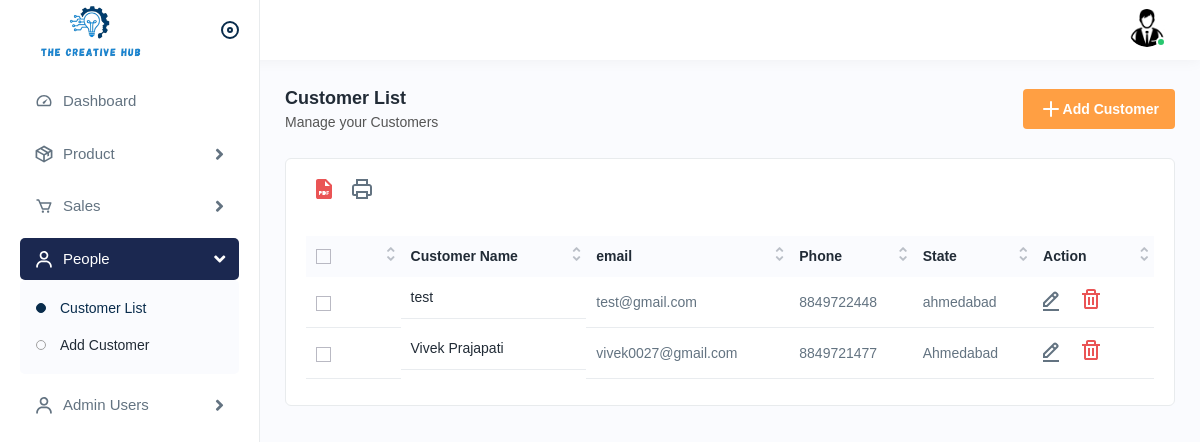
Page /admin/customerlist.php (signed in) on the earlier database version.
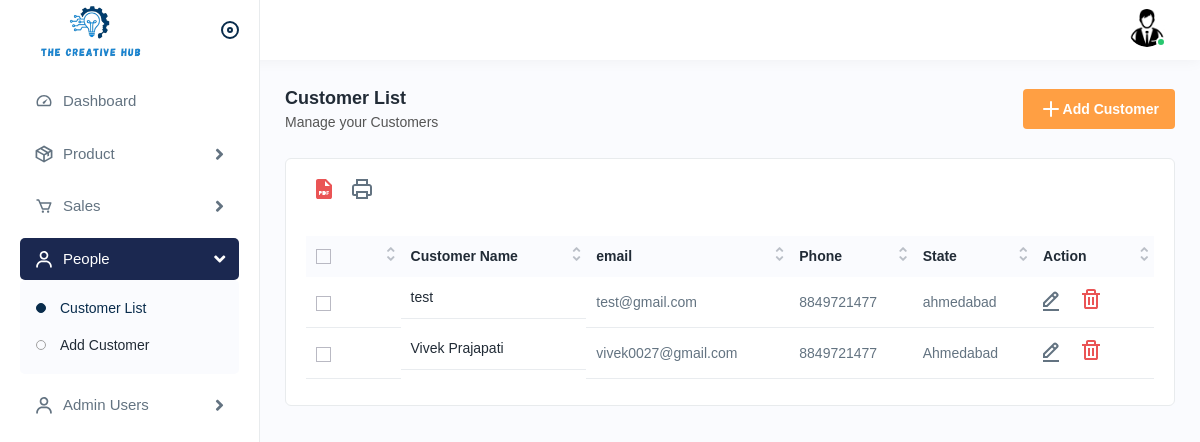
Same page on the later database version.
### tables this page shows
CREATE TABLE `customer` (
  `customer_id` int(11) NOT NULL,
  `user_id` int(11) DEFAULT NULL,
  `name` varchar(255) NOT NULL,
  `address` varchar(255) NOT NULL,
  `city` varchar(100) NOT NULL,
  `state` varchar(100) NOT NULL,
  `pincode` varchar(20) NOT NULL,
  `card_name` varchar(255) NOT NULL,
  `card_number` varchar(20) NOT NULL,
  `exp_month` varchar(20) NOT NULL,
  `exp_year` varchar(4) NOT NULL,
  `cvv` varchar(4) NOT NULL,
  `email` varchar(100) NOT NULL,
  `mobile_number` varchar(15) NOT NULL
);

### admin/customerlist.php (the view, shortened to what the changed rows need)
<?php
require_once 'admin-check.php';
$customer_query = "SELECT * FROM customer";
$result = mysqli_query($conn, $customer_query);
if ($result && mysqli_num_rows($result) > 0) {
    $customers = mysqli_fetch_all($result, MYSQLI_ASSOC);
} else {
    $customers = [];
}
?>
<!DOCTYPE html>
<html lang="en">
  <head>
    <link rel="stylesheet" href="assets/css/bootstrap.min.css" />
    <link rel="stylesheet" href="assets/css/animate.css" />
    <link rel="stylesheet" href="assets/plugins/select2/css/select2.min.css" />
    <link rel="stylesheet" href="assets/css/bootstrap-datetimepicker.min.css" />
    <link rel="stylesheet" href="assets/css/dataTables.bootstrap4.min.css" />
    <link
      rel="stylesheet"
      href="assets/plugins/fontawesome/css/fontawesome.min.css"
    />
    <link rel="stylesheet" href="assets/plugins/fontawesome/css/all.min.css" />
    <link rel="stylesheet" href="assets/css/style.css" />
  </head>
  <body>
    <div class="main-wrapper">
      <div class="page-wrapper">
        <div class="content">
          <div class="card">
            <div class="card-body">
              <div class="table-responsive">
                <table class="table datanew" id="subcategoryTable">
                  <thead>
                    <tr>
                      <th>
                        <label class="checkboxs">
                          <span class="checkmarks"></span>
                        </label>
                      </th>
                      <th>Customer Name</th>
                      <th>email</th>
                      <th>Phone</th>
                      <th>State</th>
                      <th>Action</th>
                    </tr>
                  </thead>
                  <tbody>
                  <?php if (!empty($customers)): ?>
                    <?php foreach ($customers as $customer): ?>
                      <tr>
                        <td>
                          <label class="checkboxs">
                            <span class="checkmarks"></span>
                          </label>
                        </td>
                        <td class="productimgname">
                          <a href="javascript:void(0);"><?php echo htmlspecialchars($customer['name']); ?></a>
                        </td>
                        <td><?php echo htmlspecialchars($customer['email']); ?></td>
                        <td><?php echo htmlspecialchars($customer['mobile_number']); ?></td>
                        <td><?php echo htmlspecialchars($customer['city']); ?></td>
                        <td>
                          <a class="me-3" href="editcustomer.php?id=<?php echo $customer['user_id']; ?>">
                            <img src="assets/img/icons/edit.svg" alt="img" />
                          </a>
                          <a class="me-3 confirm-text" href="deletecustomer.php?id=<?php echo $customer['user_id']; ?>">
                            <img src="assets/img/icons/delete.svg" alt="img" />
                          </a>
                        </td>
                      </tr>
                    <?php endforeach; ?>
                  <?php endif; ?>
                  </tbody>
                </table>
              </div>
            </div>
          </div>
        </div>
      </div>
    </div>
  </body>
</html>

Differences in the rows shown:
changed customer "test": mobile_number "8849722448" → "8849721477"
